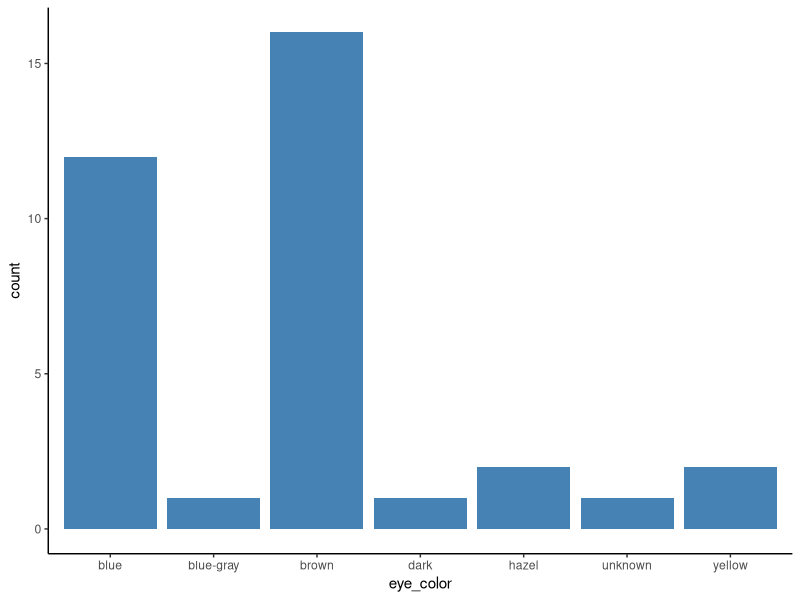
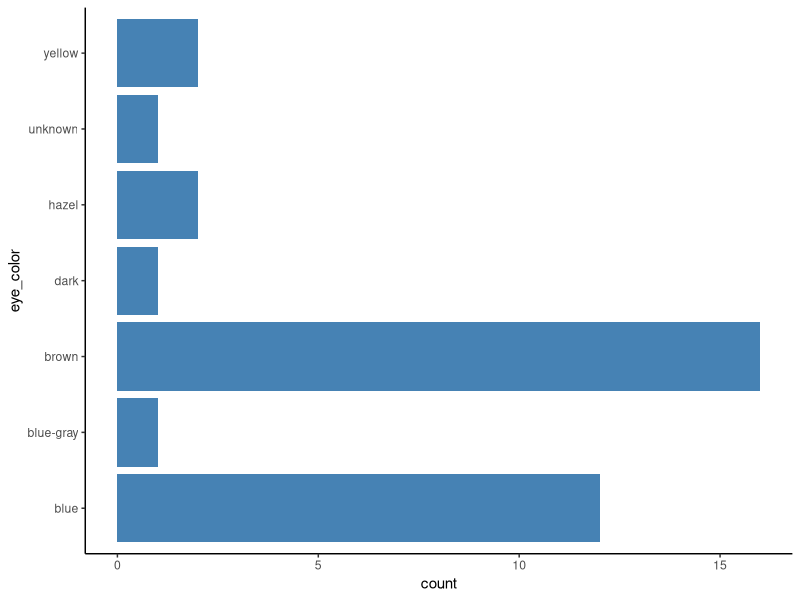
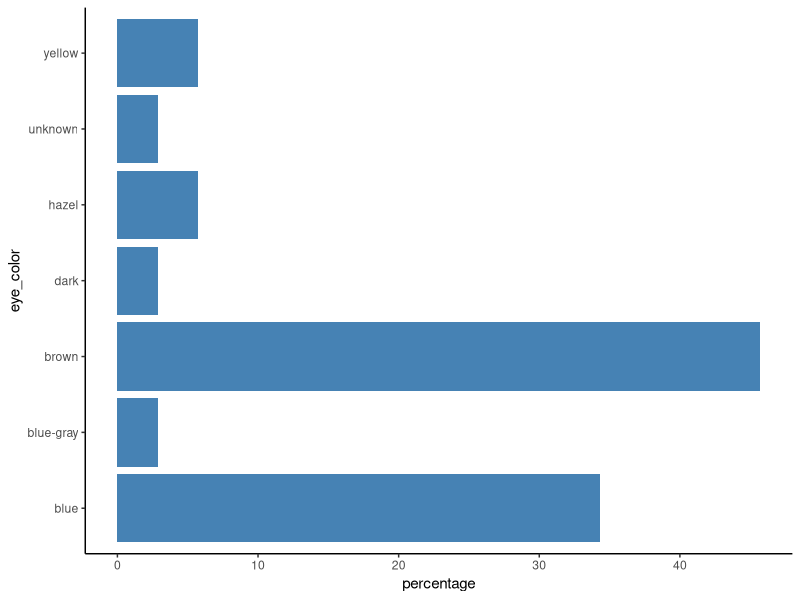
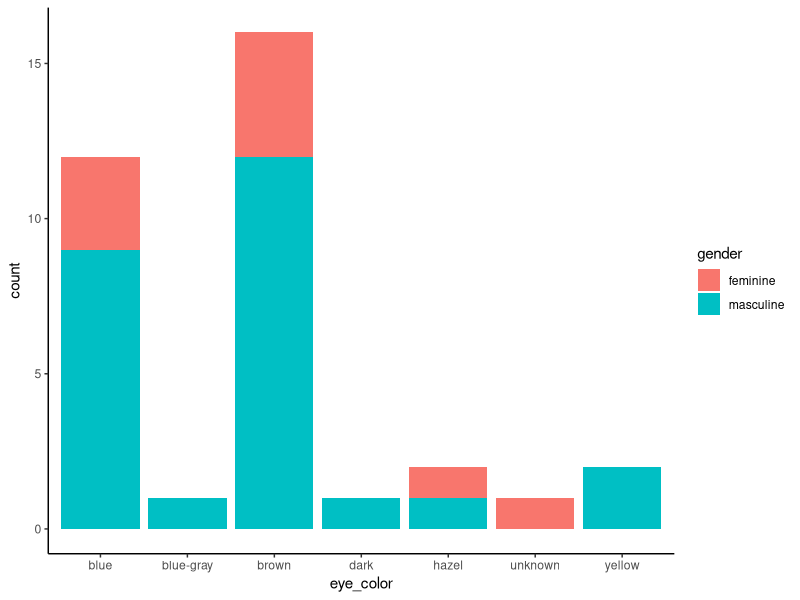
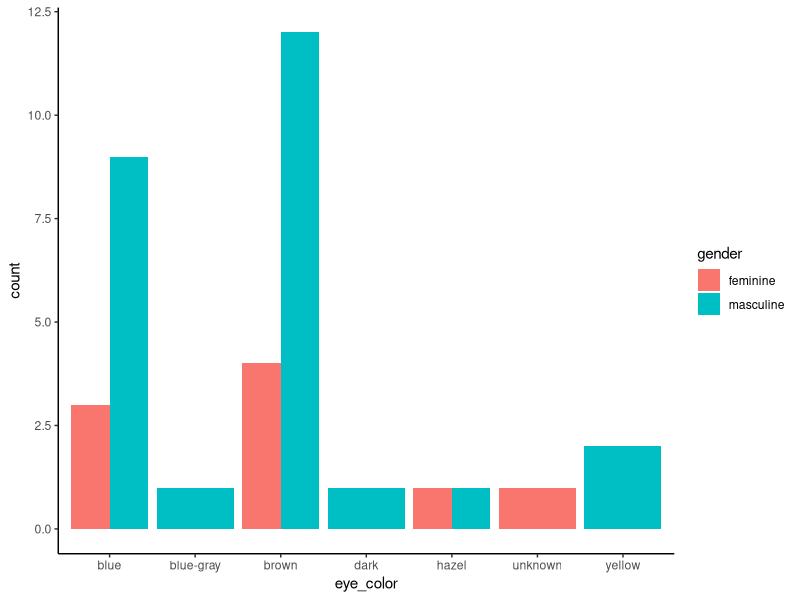
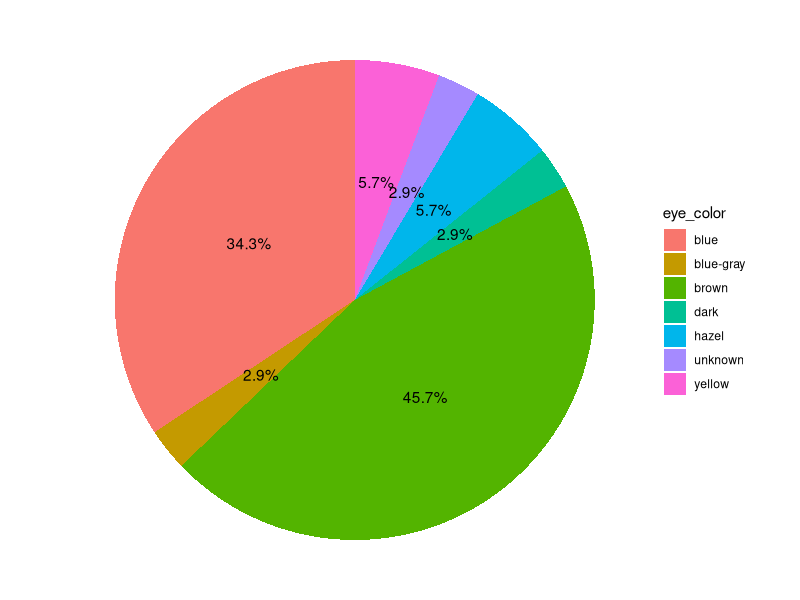
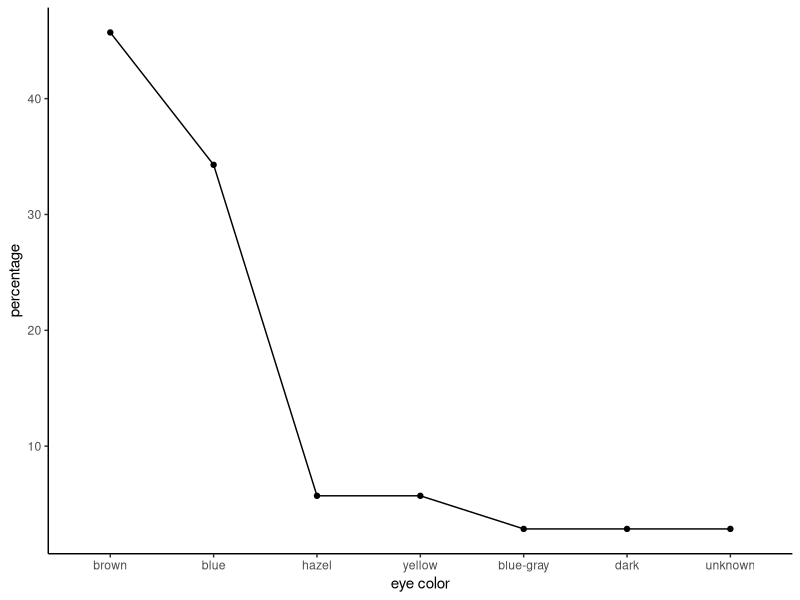
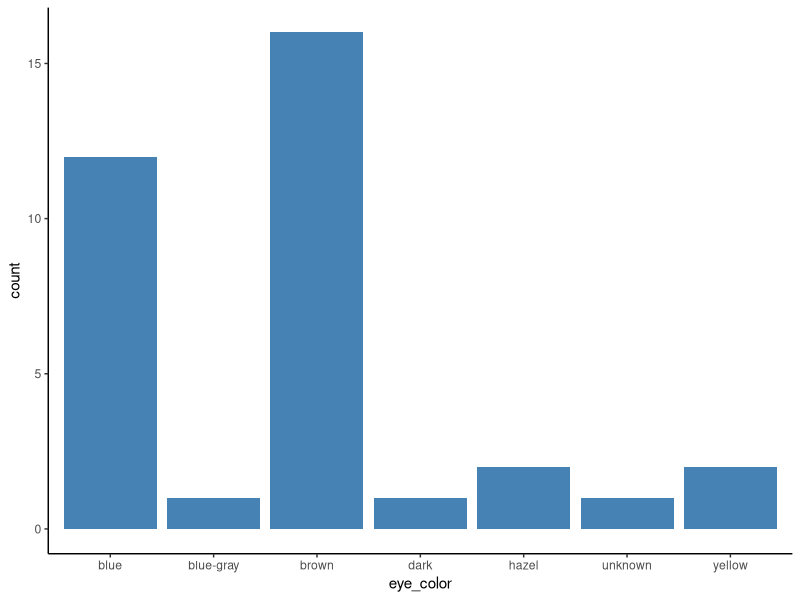

Here is the R script that generated these plots, in order:
##-----------------------------------------------------
##
## DataViz II: Tortas y barras
## Autor: German A. Gonzalez
## Fecha: Nov-2018
## germangfeler.github.io/datascience/shape-of-you/
##
##-----------------------------------------------------

## Cargamos ggplot2 y dplyr
library(ggplot2)
library(dplyr)

## Dataset
starwars

## Nos quedamos solo con los datos de humanos
humans <- filter(starwars, species=="Human")

## Barplot
g <- ggplot(humans, aes(eye_color)) + 
     geom_bar(fill="steelblue") + theme_classic()
g
ggsave(filename="barplot1.png", width=5, height=4)

## Rotamos el gráfico     
g  +  coord_flip()
ggsave(filename="barplot2.png", width=5, height=4)

## Convertimos a porcentaje
humans_pct <- humans %>% 
                group_by(eye_color) %>% 
                count() %>% 
                ungroup() %>% 
                mutate(percentage=`n`/sum(`n`) * 100) %>%
                arrange(-percentage)

## Barplot de los porcentajes 
g <- ggplot(humans_pct, aes(x=eye_color, y=percentage)) + 
     geom_bar(stat="identity", fill="steelblue") + theme_classic() + coord_flip()
g
ggsave(filename="barplot2_pct.png", width=5, height=4)
  

## Barplot de color de ojos y sexo
g <- ggplot(humans, aes(eye_color)) + 
     geom_bar(aes(fill=gender)) + theme_classic()
g
ggsave(filename="barplot3.png", width=5, height=4)

## Barplot de color de ojos y sexo con barras agrupadas
g <- ggplot(humans, aes(eye_color)) + 
     geom_bar(aes(fill=gender), position = "dodge") + theme_classic()
g
ggsave(filename="barplot4.png", width=5, height=4)

## Pie chart
g <- ggplot(humans_pct, aes(x=1, y=percentage, fill=eye_color)) +
        geom_bar(stat="identity") +
        geom_text(aes(label = paste0(round(percentage,1),"%")), position = position_stack(vjust = 0.5))+
        coord_polar(theta = "y") + 
        theme_void()
g 
ggsave(filename="piechart.png", width=6, height=5)
  
## Line and points (incorrecto para este caso)
g <- ggplot(humans_pct, aes(x = reorder(eye_color, -percentage), y = percentage,  group = 1)) + 
  geom_point() + geom_line() + xlab("eye color") + theme_classic()
g  
ggsave(filename="linechart.png", width=6, height=5)
  